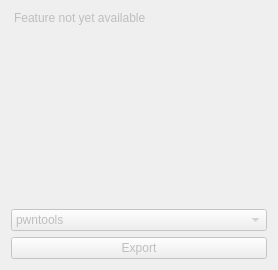
       <widget class="QWidget" name="ChainView">
        <property name="enabled">
         <bool>false</bool>
        </property>
        <attribute name="title">
         <string>Chain Builder</string>
        </attribute>
        <layout class="QGridLayout" name="gridLayout">
         <item row="2" column="0">
          <widget class="QPushButton" name="ExportButton">
           <property name="text">
            <string>Export</string>
           </property>
           <property name="flat">
            <bool>false</bool>
           </property>
          </widget>
         </item>
         <item row="1" column="0">
          <widget class="QComboBox" name="ExportType">
           <item>
            <property name="text">
             <string>pwntools</string>
            </property>
           </item>
           <item>
            <property name="text">
             <string>packed</string>
            </property>
           </item>
          </widget>
         </item>
         <item row="0" column="0">
          <widget class="QListWidget" name="ChainWindow">
           <property name="frameShape">
            <enum>QFrame::NoFrame</enum>
           </property>
           <property name="editTriggers">
            <set>QAbstractItemView::NoEditTriggers</set>
           </property>
           <item>
            <property name="text">
             <string>Feature not yet available</string>
            </property>
           </item>
          </widget>
         </item>
        </layout>
       </widget>
